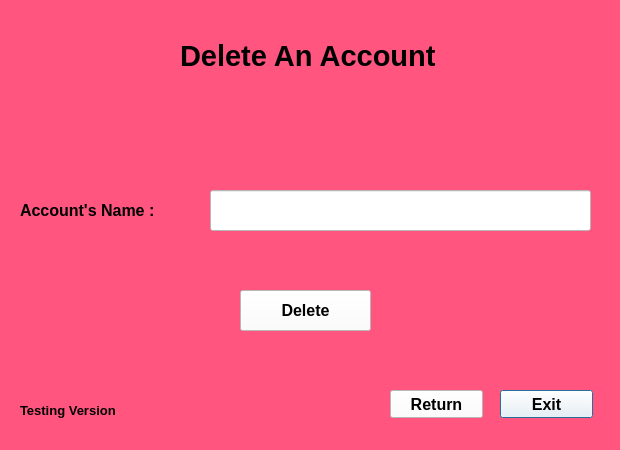
<?xml version="1.0" encoding="UTF-8"?>
<ui version="4.0">
 <class>Dialog</class>
 <widget class="QDialog" name="Dialog">
  <property name="geometry">
   <rect>
    <x>0</x>
    <y>0</y>
    <width>620</width>
    <height>450</height>
   </rect>
  </property>
  <property name="windowTitle">
   <string>Dialog</string>
  </property>
  <property name="styleSheet">
   <string notr="true">background-color: rgb(255, 85, 127);</string>
  </property>
  <widget class="QPushButton" name="Exit">
   <property name="geometry">
    <rect>
     <x>500</x>
     <y>390</y>
     <width>93</width>
     <height>28</height>
    </rect>
   </property>
   <property name="font">
    <font>
     <family>MS Sans Serif</family>
     <pointsize>12</pointsize>
     <weight>75</weight>
     <bold>true</bold>
    </font>
   </property>
   <property name="styleSheet">
    <string notr="true">background-color: rgb(255, 255, 255);</string>
   </property>
   <property name="text">
    <string>Exit</string>
   </property>
  </widget>
  <widget class="QPushButton" name="Delete">
   <property name="geometry">
    <rect>
     <x>240</x>
     <y>290</y>
     <width>131</width>
     <height>41</height>
    </rect>
   </property>
   <property name="font">
    <font>
     <family>MS Sans Serif</family>
     <pointsize>12</pointsize>
     <weight>75</weight>
     <bold>true</bold>
    </font>
   </property>
   <property name="styleSheet">
    <string notr="true">background-color: rgb(255, 255, 255);</string>
   </property>
   <property name="text">
    <string>Delete</string>
   </property>
  </widget>
  <widget class="QPushButton" name="ReturnButton">
   <property name="geometry">
    <rect>
     <x>390</x>
     <y>390</y>
     <width>93</width>
     <height>28</height>
    </rect>
   </property>
   <property name="font">
    <font>
     <family>MS Sans Serif</family>
     <pointsize>12</pointsize>
     <weight>75</weight>
     <bold>true</bold>
    </font>
   </property>
   <property name="styleSheet">
    <string notr="true">background-color: rgb(255, 255, 255);</string>
   </property>
   <property name="text">
    <string>Return</string>
   </property>
  </widget>
  <widget class="QLabel" name="label_4">
   <property name="geometry">
    <rect>
     <x>180</x>
     <y>20</y>
     <width>341</width>
     <height>71</height>
    </rect>
   </property>
   <property name="font">
    <font>
     <family>MS Sans Serif</family>
     <pointsize>22</pointsize>
     <weight>75</weight>
     <bold>true</bold>
     <strikeout>false</strikeout>
    </font>
   </property>
   <property name="text">
    <string>Delete An Account</string>
   </property>
  </widget>
  <widget class="QLabel" name="label_2">
   <property name="geometry">
    <rect>
     <x>20</x>
     <y>400</y>
     <width>131</width>
     <height>20</height>
    </rect>
   </property>
   <property name="font">
    <font>
     <family>MS Sans Serif</family>
     <pointsize>10</pointsize>
     <weight>75</weight>
     <bold>true</bold>
    </font>
   </property>
   <property name="text">
    <string>Testing Version</string>
   </property>
  </widget>
  <widget class="QLabel" name="label_5">
   <property name="geometry">
    <rect>
     <x>20</x>
     <y>190</y>
     <width>181</width>
     <height>41</height>
    </rect>
   </property>
   <property name="font">
    <font>
     <family>MS Sans Serif</family>
     <pointsize>12</pointsize>
     <weight>75</weight>
     <bold>true</bold>
     <strikeout>false</strikeout>
    </font>
   </property>
   <property name="styleSheet">
    <string notr="true"/>
   </property>
   <property name="text">
    <string>Account's Name :</string>
   </property>
  </widget>
  <widget class="QLineEdit" name="Name">
   <property name="geometry">
    <rect>
     <x>210</x>
     <y>190</y>
     <width>381</width>
     <height>41</height>
    </rect>
   </property>
   <property name="styleSheet">
    <string notr="true">background-color: rgb(255, 255, 255);</string>
   </property>
  </widget>
 </widget>
 <resources/>
 <connections/>
</ui>
